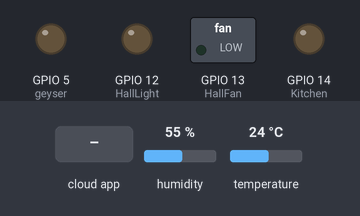
A sketch run on a simulated ESP8266 (NodeMCU). Shown: switched loads named in the sketch (green lamp = pin HIGH), output pins drawn as LEDs (lit = HIGH). Inputs (shaded band) come from the test bench; at power-on: humidity 55 %, temperature 24 °C. What the sketch prints to the serial monitor is not drawn.

Above: at 2.7 s.
2.8 s: the phone or cloud app sets 5 to 1
At 6.1 s:
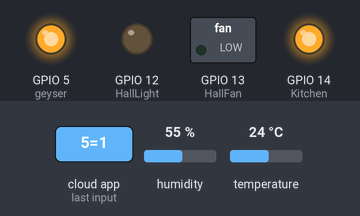
7.0 s: the phone or cloud app sets 6 to 1
At 9.7 s:
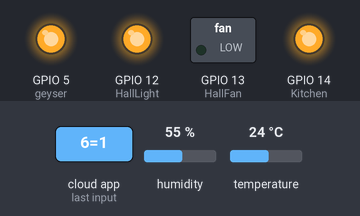
10.0 s: the phone or cloud app sets 7 to 1
At 12.3 s:
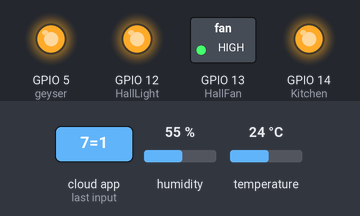
13.0 s: the phone or cloud app sets 5 to 0
At 15.7 s:
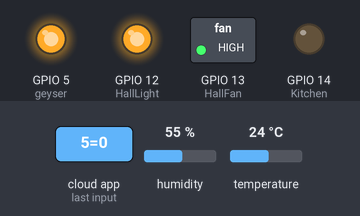
16.0 s: the phone or cloud app sets 6 to 0
At 18.5 s:
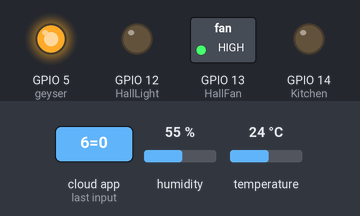
19.0 s: the phone or cloud app sets 5 to 1
At 20.9 s:
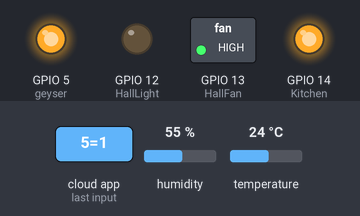
Timing chart, 0 to 22.4 s (numbered marks = the images above; inputs shaded):
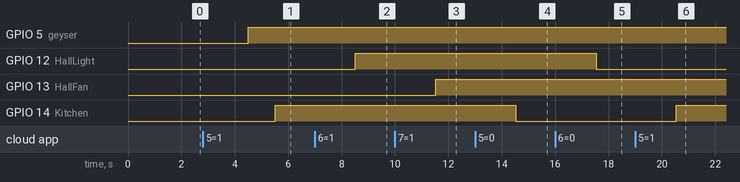

The sketch:

LIGHTS_FAN.ino
```cpp
#define CAYENNE_PRINT Serial
#include <CayenneMQTTESP8266.h>
#include <ESP8266WiFi.h>

#define Kitchen 14  //DGPI014 D5
#define HallLight 12  // DGPI012 D6
#define HallFan 13  // DGPI013 D7

#include "DHT.h"
#define DHTPIN 2  // what pin we're connected to D4
#define DHTTYPE DHT22  // DHT 22  (AM2302)
#define geyser 5 //D1
#define VTemp 4

int minTemp1 = 29;
int minTemp2 = 60;

DHT dht(DHTPIN, DHTTYPE);
float temp_c;

// WiFi network info.
char ssid[] = "Honor 6X";
char wifiPassword[] = "90909090";

// Cayenne authentication info. This should be obtained from the Cayenne Dashboard.
char username[] = "c74bc070-4618-11e8-9c3e-8331599aadae";
char password[] = "395d3d4a8523fbdec9dbe69c2ac93281d03c9983";
char clientID[] = "87463d90-576d-11e9-96ab-dbf3f71adc2a";


void setup() {
//   pinMode(fan, OUTPUT);
  pinMode(geyser, OUTPUT);
  Serial.begin(9600);
  dht.begin();

  Cayenne.begin(username, password, clientID, ssid, wifiPassword);

   pinMode(HallLight, OUTPUT);        //Hall
 // digitalWrite(Hall, HIGH);
  pinMode(HallFan, OUTPUT);        //room
 // digitalWrite(15, LOW);
  pinMode(Kitchen, OUTPUT);        //kitchen
 // digitalWrite(, LOW);

}

void loop() {
  Cayenne.loop();

  delay(2000);
  float t = dht.readTemperature();

  if( t < minTemp1) {
      digitalWrite(geyser, HIGH);
  }
  if( t >= minTemp2){
     digitalWrite(geyser, LOW);
  }

  Serial.print("Temperature: ");
  Serial.print(t);
  Serial.println(" *C ");

  Cayenne.virtualWrite(VTemp, t);
}

CAYENNE_OUT_DEFAULT()
{
  Cayenne.virtualWrite(0, millis());
}

CAYENNE_IN(5)
{
  int currentValue1 = getValue.asInt();
  if (currentValue1 == 1)
  {
    digitalWrite(Kitchen, HIGH);
    Serial.print("Kitchen On");
   }
   else if(currentValue1 == 0)
   {
    digitalWrite(Kitchen, LOW);
    Serial.print("Kitchen Off");
   }
}

CAYENNE_IN(6)
{
  int currentValue3 = getValue.asInt();
  if (currentValue3 == 1)
  {
    digitalWrite(HallLight, HIGH);
    Serial.print("HallLight Off");
  }
  else if(currentValue3 == 0)
  {
    digitalWrite(HallLight, LOW);
   Serial.print("HallLight On");
  }
}
CAYENNE_IN(7)
{
  int currentValue2 = getValue.asInt();
  if (currentValue2 == 1)
  {
    digitalWrite(HallFan, HIGH);
    Serial.print("HallFan On");
  }
  else if(currentValue2 == 0)
  {
    digitalWrite(HallFan, LOW);
    Serial.print("HallFan Off");
  }
}
```

Measured:
- after the input at 2.8 s, GPIO 14 (Kitchen): LOW → HIGH after 2.7 s
- after the input at 7.0 s, GPIO 12 (HallLight): LOW → HIGH after 1.5 s
- after the input at 10.0 s, GPIO 13 (HallFan): LOW → HIGH after 1.5 s
- after the input at 13.0 s, GPIO 14 (Kitchen): HIGH → LOW after 1.5 s
- after the input at 16.0 s, GPIO 12 (HallLight): HIGH → LOW after 1.5 s
- after the input at 19.0 s, GPIO 14 (Kitchen): LOW → HIGH after 1.5 s
